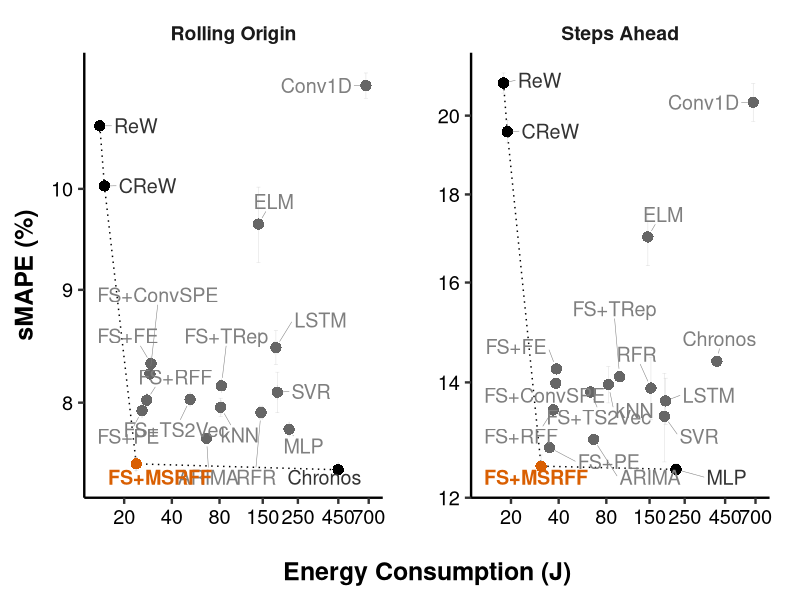

Reproduce this figure in R.
library(ggplot2)
library(ggrepel)
library(dplyr)
library(readr)

is_pareto <- function(x, y) {
  n <- length(x)
  p <- rep(TRUE, n)
  for (i in seq_len(n)) {
    for (j in seq_len(n)) {
      if (i == j) next
      
      if (
        x[j] <= x[i] &&
        y[j] <= y[i] &&
        (x[j] < x[i] || y[j] < y[i])
      ) {
        p[i] <- FALSE
        break
      }
    }
  }
  p
}

prepare_plot_data <- function(df, dataset_name) {
  df %>%
    mutate(
      dataset = dataset_name,
      pareto = is_pareto(energy, smape),
      point_fill = case_when(
        model == "FS+MSRFF" ~ "FS+MSRFF",
        pareto ~ "Frontier",
        TRUE ~ "Other"
      ),
      label_color = case_when(
        model == "FS+MSRFF" ~ "#D95F02",
        pareto ~ "gray20",
        TRUE ~ "gray50"
      ),
      label_face = ifelse(model == "FS+MSRFF", "bold", "plain")
    )
}

# Ler os dados
df_summary <- read_csv("pareto_data.csv", show_col_types = FALSE)
df_ro <- df_summary %>% filter(strategy == "RO")
df_sa <- df_summary %>% filter(strategy == "SA")

df_all <- bind_rows(
  prepare_plot_data(df_ro, "ro"),
  prepare_plot_data(df_sa, "sa")
) %>%
  mutate(dataset = factor(dataset, levels = c("ro", "sa")))

# Fronteira de Pareto
pareto_front <- df_all %>%
  filter(pareto) %>%
  group_by(dataset) %>%
  arrange(energy, .by_group = TRUE) %>%
  ungroup()

# Intervalos de confiança
df_all <- df_all %>%
  mutate(
    energy_half_ci = energy_ci95 / 2,
    smape_half_ci = smape_ci95 / 2
  )

# Barras horizontais do IC de energia
ci_x <- df_all %>%
  transmute(
    dataset,
    smape,
    x = pmax(energy - energy_half_ci, 0.001),
    xend = energy + energy_half_ci
  )

# Extremidades esquerdas
ci_x_left <- df_all %>%
  transmute(
    dataset,
    smape,
    x = pmax(energy - energy_half_ci, 0.001),
    xend = pmax(energy - energy_half_ci, 0.001),
    y = smape - 0.06,
    yend = smape + 0.06
  )

# Extremidades direitas
ci_x_right <- df_all %>%
  transmute(
    dataset,
    smape,
    x = energy + energy_half_ci,
    xend = energy + energy_half_ci,
    y = smape - 0.06,
    yend = smape + 0.06
  )

# Gráfico
g <- ggplot(df_all, aes(energy, smape)) +
  
  # Fronteira de Pareto
  geom_path(
    data = pareto_front,
    aes(group = dataset),
    linewidth = 0.5,
    linetype = "dotted",
    colour = "black"
  ) +
  
  # IC horizontal: energia
  geom_segment(
    data = ci_x,
    aes(x = x, xend = xend, y = smape, yend = smape),
    inherit.aes = FALSE,
    colour = "gray75",
    alpha = 0.6,
    linewidth = 0.15
  ) +
  
  geom_segment(
    data = ci_x_left,
    aes(x = x, xend = xend, y = y, yend = yend),
    inherit.aes = FALSE,
    colour = "gray75",
    alpha = 0.6,
    linewidth = 0.155
  ) +
  
  geom_segment(
    data = ci_x_right,
    aes(x = x, xend = xend, y = y, yend = yend),
    inherit.aes = FALSE,
    colour = "gray75",
    alpha = 0.6,
    linewidth = 0.155
  ) +
  
  # IC vertical: sMAPE
  geom_errorbar(
    aes(
      ymin = smape - smape_half_ci,
      ymax = smape + smape_half_ci
    ),
    width = 0.025,
    colour = "gray75",
    alpha = 0.6,
    linewidth = 0.15
  ) +
  
  # Pontos sem contorno
  geom_point(
    aes(color = point_fill),
    shape = 16,
    size = 3.5
  ) +
  
  # Rótulos dos modelos
  geom_text_repel(
    aes(
      label = model,
      color = label_color,
      fontface = label_face
    ),
    size = 5.0,
    box.padding = 0.65,
    point.padding = 0.45,
    force = 3.0,
    force_pull = 0.1,
    max.time = 1000,
    min.segment.length = 0,
    segment.size = 0.18,
    segment.color = "gray50",
    max.overlaps = Inf,
    seed = 42,
    show.legend = FALSE
  ) +
  
  # Cores dos pontos
  scale_color_manual(
    values = c(
      "Other" = "gray40",
      "Frontier" = "black",
      "FS+MSRFF" = "#D95F02",
      "#D95F02" = "#D95F02",
      "gray20" = "gray20",
      "gray40" = "gray40"
    ),
    guide = "none"
  ) +
  
  scale_x_log10(
    breaks = c(20, 40, 80, 150, 250, 450, 700)
  ) +
  scale_y_log10() +
  
  facet_wrap(
    ~dataset,
    nrow = 1,
    scales = "free_y",
    labeller = as_labeller(c(
      ro = "Rolling Origin",
      sa = "Steps Ahead"
    ))
  ) +
  
  labs(
    x = "\nEnergy Consumption (J)",
    y = expression(bold("sMAPE (%)"))
  ) +
  
  coord_cartesian(clip = "off") +
  
  theme_classic(base_size = 18) +
  
  theme(
    axis.title = element_text(face = "bold"),
    axis.text = element_text(colour = "black"),
    panel.spacing.x = grid::unit(1.4, "cm"),
    plot.margin = margin(10, 22, 10, 10),
    strip.background = element_blank(),
    strip.text = element_text(face = "bold", size = 14)
  )

# Salvar o gráfico
ggsave(
  "pareto.pdf",
  g,
  width = 14.5,
  height = 6.5
)
